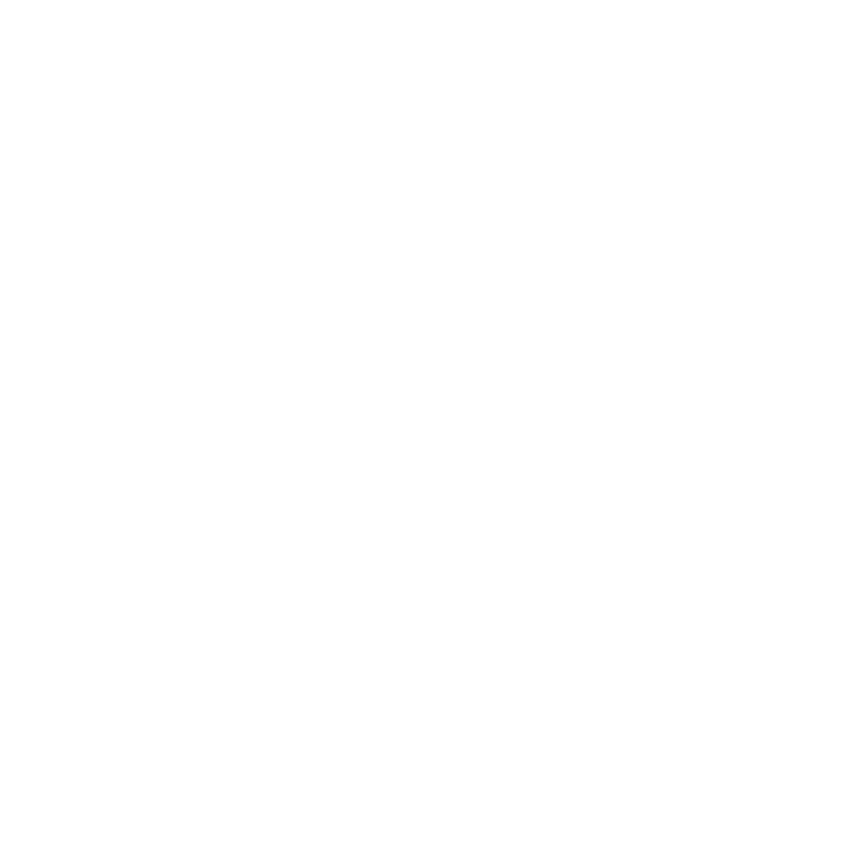
Frame 1 (no input)
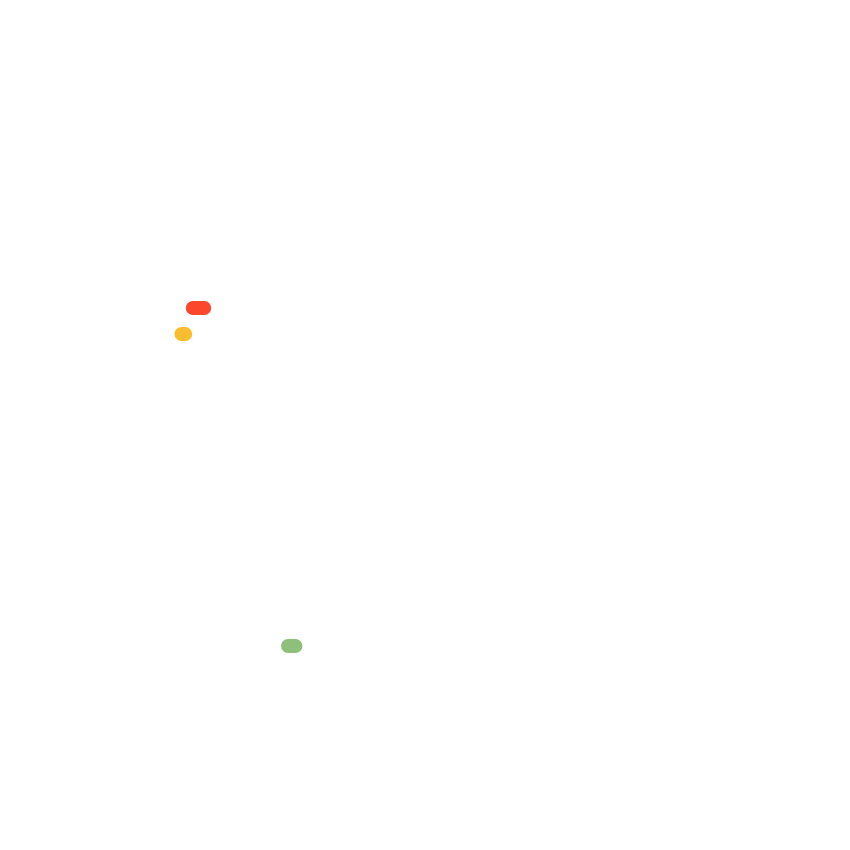
Frame 60 (no input)
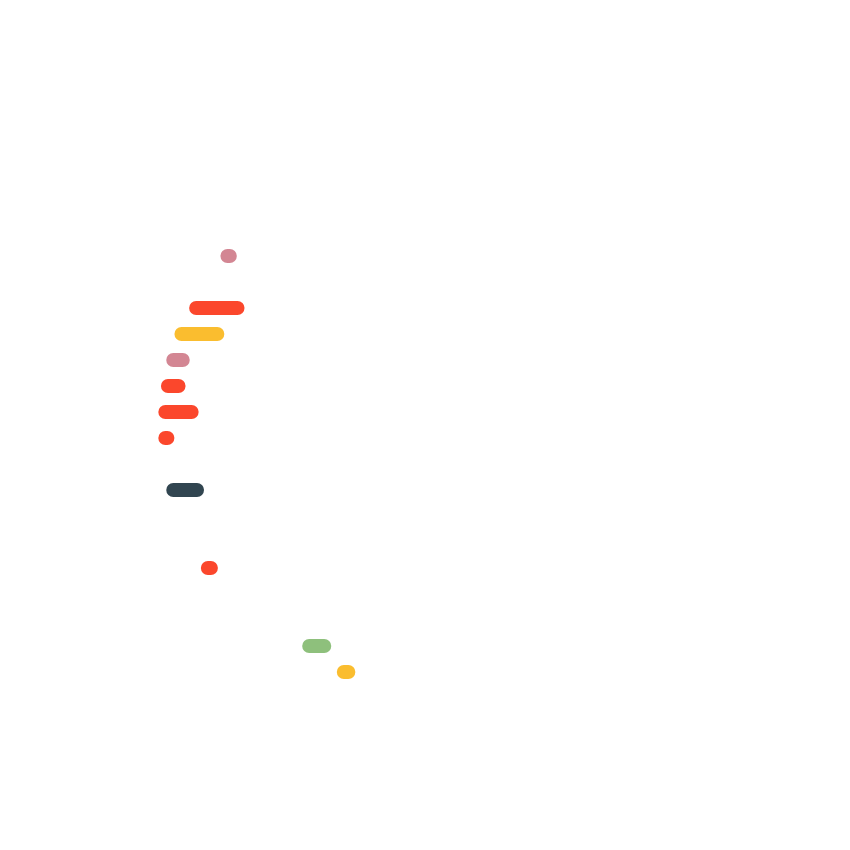
Frame 120 (the mouse pressed at the canvas centre since frame 60)

The p5.js sketch that drew these frames (run headless with seeded random() and noise() and a simulated clock; from frame 60 on, the mouse is pressed at the canvas centre):

// p5.js sketch
// ── sketch.js
const ROWS = 20;
const RADIUS = 260;
const MIN_LEN = 35;
const MAX_LEN = 85;
const SPACE = 15;

let stripes = [];
let colors;

function setup() {
  createCanvas(850, 850);
  stroke(255);
  strokeWeight(14);

  colors = [
    color(142, 192, 124),
    color(250, 189, 47),
    color(251, 71, 44),
    color(211, 134, 147),
    color(49, 69, 80),
  ];

  for (var i = 0; i < ROWS; i++) {
    let Y_POS = ((i + 0.5) / ROWS) * (RADIUS * 2) - RADIUS;
    let ROW_LEN = getRowLength(Y_POS);
    addStripeRow(Y_POS, ROW_LEN);
  }
}

function draw() {
  clear();
  translate(width / 2, height / 2);
  for (var row in stripes) {
    for (var s in stripes[row]) {
      var stripe = stripes[row][s];
      let length = getRowLength(stripe.y);
      if (!isOutsideCircle(stripe, length)) {
        stroke(stripe.color);
        line(
          max(stripe.start + SPACE, -length),
          stripe.y,
          min(stripe.end - SPACE, length),
          stripe.y
        );
      } else if (stripe.start > length) {
        stripes[row].splice(s, 1);
        let s_length = random(MIN_LEN, MAX_LEN);
        let end = stripes[row][0].start;
        let start = end - s_length;
        stripes[row].unshift({
          y: stripe.y,
          start: start,
          end: end,
          color: colors[floor(random(5))],
        });
      }
      let startx = constrain(stripe.start, -length, length);
      let endx = constrain(stripe.end, -length, length);
      let startspeed =
        sqrt(2) - sqrt(stripe.y * stripe.y + startx * startx) / RADIUS;
      let endspeed = sqrt(2) - sqrt(stripe.y * stripe.y + endx * endx) / RADIUS;
      stripe.start += startspeed;
      stripe.end += endspeed;
    }
  }
}

function getRowLength(Y_POS) {
  if (RADIUS * RADIUS < Y_POS * Y_POS) return 0;
  return sqrt(RADIUS * RADIUS - Y_POS * Y_POS);
}

function isOutsideCircle(stripe, length) {
  return stripe.end - SPACE < -length || stripe.start + SPACE > length;
}

function addStripeRow(Y_POS, ROW_LEN) {
  let row = [];
  let length = random(MIN_LEN, MAX_LEN);
  let start = -1000 + random(MIN_LEN, MAX_LEN);
  let end = start + length;
  while (end < -ROW_LEN) {
    row.push({
      y: Y_POS,
      start: start,
      end: end,
      color: colors[floor(random(5))],
    });
    length = random(MIN_LEN, MAX_LEN);
    start = end;
    end = start + length;
  }
  stripes.push(row);
}

// ── style.css
html,
body {
  margin: 0;
  padding: 0;
  background-color: #142731;
}

canvas {
  display: block;
}
